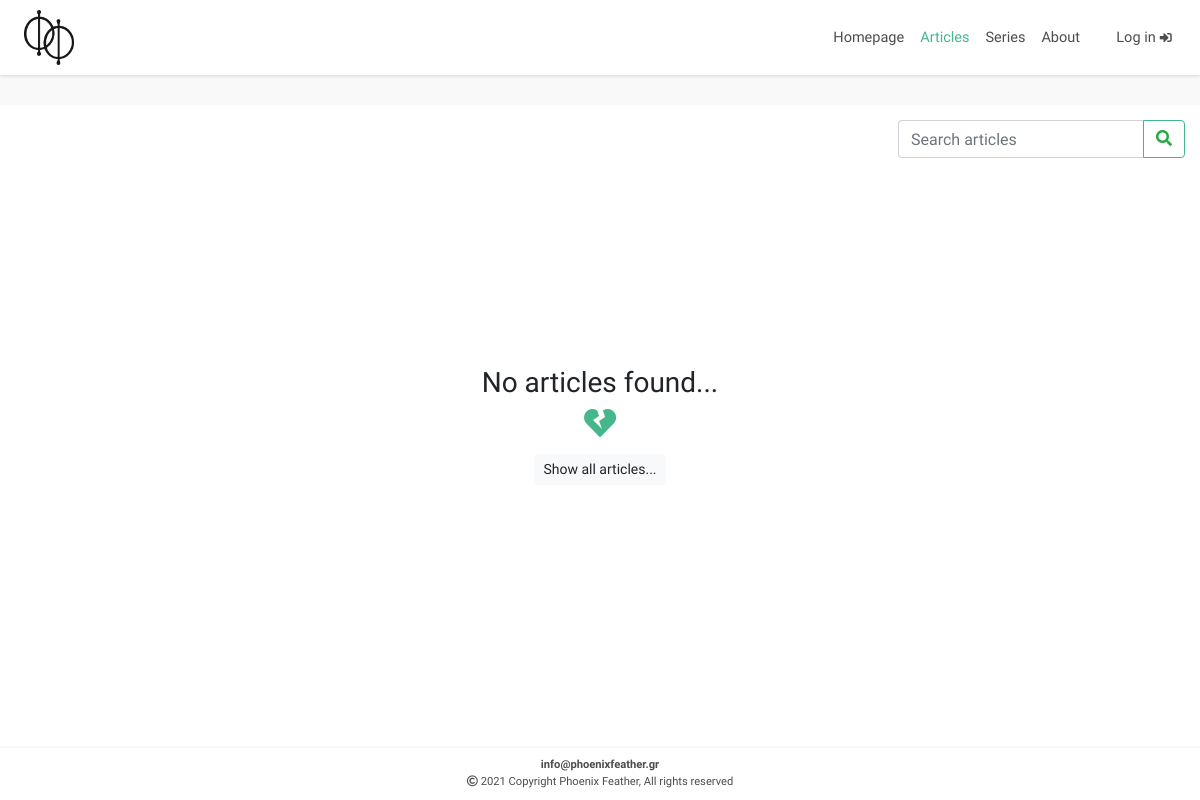
/articles/, run on an earlier commit of the app's database.
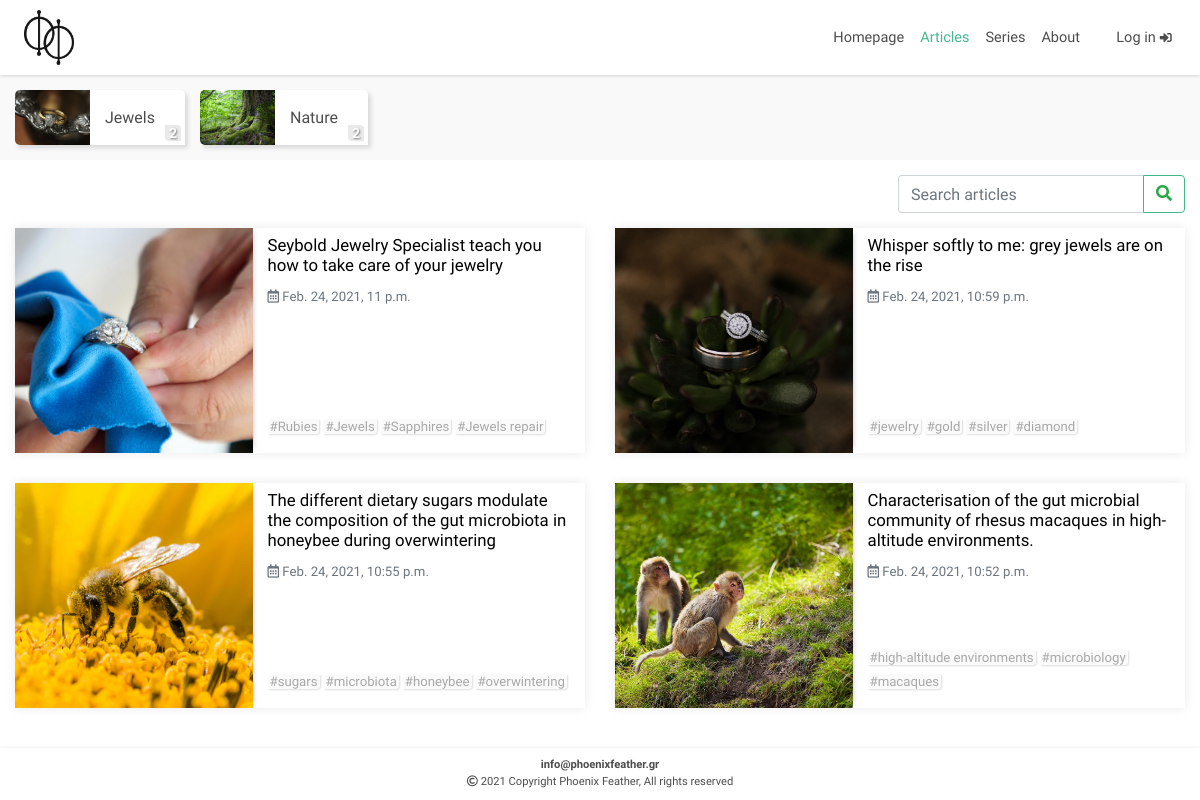
And on a later commit of the database.
### articles/models.py (models this page shows, shortened)
class ArticlesCategories(models.Model):
    class Meta:
        verbose_name = 'Article Category'
        verbose_name_plural = 'Articles Categories'
    title = models.CharField(max_length=100, unique=True)
    slug = models.SlugField(editable=False,max_length=100,default='')
    image = models.ImageField(upload_to = "Articles_Categories_Images", default='', blank=True)

class Articles(models.Model, HitCountMixin):
    class Meta:
        verbose_name = 'Article'
        verbose_name_plural = 'Articles'
    category = models.ForeignKey(ArticlesCategories, on_delete=models.SET_NULL, null=True, blank=True)
    title = models.CharField(max_length=150,unique=True)
    search = models.CharField(default='',editable=False,max_length=472)
    slug = models.SlugField(editable=False,max_length=150)
    subtitle = models.CharField(max_length=256, blank=True)
    image = models.ImageField(upload_to = "Articles_Images", default='')
    use_image_as_background_in_article = models.BooleanField(default=True)
    article = FroalaField()
    tags = TaggableManager(blank=True)
    created = models.DateTimeField(auto_now_add=True)
    updated = models.DateTimeField(auto_now=True)
    publish_date = models.DateTimeField()
    author = models.CharField(editable=False, default='', max_length=64)
    approved = models.BooleanField(default=False)
    def image_tag(self):
        return mark_safe(f'<div style="width:80px; height:50px; background-image:url({self.image.url}); background-position: center; background-size: cover;"></div>')
    image_tag.short_description = 'Image preview'

### articles/views.py (the view)
# urls.py: path('', include('articles.urls')),
def articles(request):
    current_datetime = localtime(now())
    categories = ArticlesCategories.objects.annotate(articles_count=Count('articles', filter=Q(articles__publish_date__lte=current_datetime)))
    articles = Articles.objects.filter(publish_date__lte=current_datetime,approved=True).order_by('-publish_date')
    if request.method == 'POST':
        mut = request.POST.copy()
        mut['search'] = ''.join(c for c in unicodedata.normalize('NFD', mut['search'].lower()) if unicodedata.category(c) != 'Mn')
        articles_Filter = ArticlesFilter(mut, queryset=articles)
        articles = articles_Filter.qs
    else:
        articles_Filter = ArticlesFilter()
    paginator = Paginator(articles, 6)
    page_number = request.GET.get('page')
    page_obj = paginator.get_page(page_number)
    context = {'categories':categories,'articles':articles,'page_obj':page_obj,'articles_Filter':articles_Filter}
    return render(request, 'articles/articles.html', context)

### articles/templates/articles/articles.html (shortened to what this page needs)
{% extends 'articles/base.html' %}
{% load static %}
{% load thumbnail %}
{% load articles %}
{% block links %}
<link rel="stylesheet" href="{% static 'articles/css/articles.css' %}">
{% endblock %}
{% block main %}
{% include 'articles/navigation.html' %}
<div style="padding-top:15px; padding-bottom:15px; background:#f9f9f9;" class="categories-container-wrapper text-center">
  {% for category in categories %}
  <div class="categories-container">
    <a href="{% url 'articlesCategory' category.slug %}">
      {% thumbnail category.image "200x200" quality=91 as im %}
      <div style="background-image:url({{im.url}});" class="category-image-div">
      </div>
      {% endthumbnail %}
    </a>
    <a href="{% url 'articlesCategory' category.slug %}">
      <div class="category-info">
        <span class="category-title" style="margin:0;">{{category.title}}</span>
        <div class="category-count">
          <span>{{category.articles_count}}</span>
        </div>
      </div>
    </a>
  </div>
  {% endfor %}
</div>
<div style="display: flex; justify-content: flex-end; align-items: center; padding-top:15px;" class="container-fluid">
  <form id="articles-search-form" action="{% url 'articles' %}" method="POST">
    {{articles_Filter.form.search}}
    <button id="articles-search-submit" class="btn btn-outline-success" type="submit"><i class="fas fa-search"></i></button>
  </form>
</div>
<div id="articles1">
  <div class="container-fluid">
    <div id="articlesContainer" class="row infinite-container">
      {% if articles.count != 0 %}
      {% for article in page_obj %}
      <div class="col-12 col-xl-6 infinite-item">
        <div class="container-fluid">
          <a href="{% url 'article' article.slug %}">
            <div class="row articleRow">
              {% thumbnail article.image "500x500" quality=91 as im %}
              <div style="background-image:url({{im.url}});" class="col-12 col-sm-6 col-xl-5 articleImageDiv">
              </div>
              {% endthumbnail %}
              <div class="col-12 col-sm-6 col-xl-7">
                <div class="articleInfo">
                  <div class="title-Subtitle-Publised-Author">
                      <h4 class="articleTitle">{{article.title}}</h4>
                    <span class="text-muted published"><i class="far fa-calendar-alt"></i> {{article.publish_date}}</span><br>
                  </div>
                  <div style="display:flex; flex:1; justify-content:space-between; width:100%;">
                    <div class="tags">
                      <div>
                        {% for tag in article.tags.all %}
                        <span>#{{ tag }}</span>
                        {% endfor %}
                      </div>
                    </div>
                  </div>
                </div>
              </div>
            </div>
          </a>
        </div>
      </div>
      {% endfor %}
      {% else %}
        <div class="text-center" id="no-articles-returned" style="width:100%; height:100%; min-height: calc(100vh - 52px); display:flex; flex-direction:column; justify-content:center; align-items:center;">
          <h3 class="d-none d-md-flex">No articles found...</h3>
          <i style="color:#44b78b;" class="fas fa-heart-broken fa-2x"></i>
          <a href="{% url 'articles' %}" style="margin-top: 15px;">
            <button class="btn btn-light btn-sm">Show all articles...</i></button>
          </a>
        </div>
      {% endif %}
    </div>
  </div>
</div>
{% endblock %}
{% block footer %}
{% include 'articles/footer.html' %}
{% endblock %}

What changed in the data, as far as the page shows it:
added ArticlesCategories: shows a picture, title "Jewels", articles_count "2"
added ArticlesCategories: shows a picture, title "Nature", articles_count "2"
added Articles: shows a picture, title "Seybold Jewelry Specialist teach you how to take care of your jewelry", publish_date "Feb. 24, 2021, 11 p.m."
added Tag: name "Rubies", shown under "Seybold Jewelry Specialist teach you how to take care of your jewelry"
added Tag: name "Jewels", shown under "Seybold Jewelry Specialist teach you how to take care of your jewelry"
added Tag: name "Sapphires", shown under "Seybold Jewelry Specialist teach you how to take care of your jewelry"
added Tag: name "Jewels repair", shown under "Seybold Jewelry Specialist teach you how to take care of your jewelry"
added Articles: shows a picture, title "Whisper softly to me: grey jewels are on the rise", publish_date "Feb. 24, 2021, 10:59 p.m."
added Tag: name "jewelry", shown under "Whisper softly to me: grey jewels are on the rise"
added Tag: name "gold", shown under "Whisper softly to me: grey jewels are on the rise"
added Tag: name "silver", shown under "Whisper softly to me: grey jewels are on the rise"
added Tag: name "diamond", shown under "Whisper softly to me: grey jewels are on the rise"
added Articles: shows a picture, title "The different dietary sugars modulate the composition of the gut microbiota in honeybee during overwintering", publish_date "Feb. 24, 2021, 10:55 p.m."
added Tag: name "sugars", shown under "Feb. 24, 2021, 10:55 p.m."
added Tag: name "microbiota", shown under "Feb. 24, 2021, 10:55 p.m."
added Tag: name "honeybee", shown under "Feb. 24, 2021, 10:55 p.m."
added Tag: name "overwintering", shown under "Feb. 24, 2021, 10:55 p.m."
added Articles: shows a picture, title "Characterisation of the gut microbial community of rhesus macaques in high-altitude environments.", publish_date "Feb. 24, 2021, 10:52 p.m."
added Tag: name "high-altitude environments", shown under "Feb. 24, 2021, 10:52 p.m."
added Tag: name "microbiology", shown under "Feb. 24, 2021, 10:52 p.m."
added Tag: name "macaques", shown under "Feb. 24, 2021, 10:52 p.m."
Also different on the page:
text no longer shown: "No articles found... Show all articles..."
